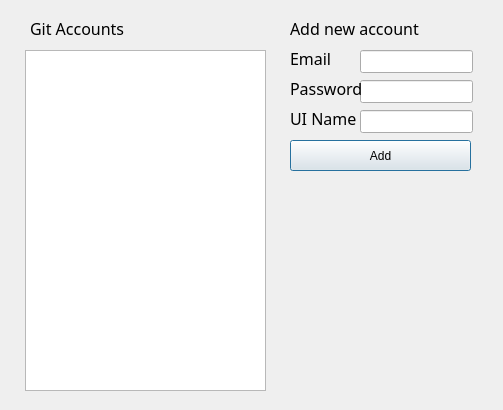
<?xml version="1.0" encoding="UTF-8"?>
<ui version="4.0">
 <class>Settings</class>
 <widget class="QDialog" name="Settings">
  <property name="geometry">
   <rect>
    <x>0</x>
    <y>0</y>
    <width>503</width>
    <height>410</height>
   </rect>
  </property>
  <property name="windowTitle">
   <string>Dialog</string>
  </property>
  <widget class="QPushButton" name="pushButton">
   <property name="geometry">
    <rect>
     <x>290</x>
     <y>140</y>
     <width>181</width>
     <height>31</height>
    </rect>
   </property>
   <property name="text">
    <string>Add</string>
   </property>
  </widget>
  <widget class="QListView" name="listView">
   <property name="geometry">
    <rect>
     <x>25</x>
     <y>50</y>
     <width>241</width>
     <height>341</height>
    </rect>
   </property>
   <property name="toolTip">
    <string>&lt;html&gt;&lt;head/&gt;&lt;body&gt;&lt;p&gt;Git Accounts&lt;/p&gt;&lt;/body&gt;&lt;/html&gt;</string>
   </property>
  </widget>
  <widget class="QLabel" name="label">
   <property name="geometry">
    <rect>
     <x>30</x>
     <y>20</y>
     <width>101</width>
     <height>16</height>
    </rect>
   </property>
   <property name="font">
    <font>
     <family>Ubuntu Mono</family>
     <pointsize>12</pointsize>
    </font>
   </property>
   <property name="text">
    <string>Git Accounts</string>
   </property>
  </widget>
  <widget class="QLineEdit" name="lineEdit">
   <property name="geometry">
    <rect>
     <x>360</x>
     <y>80</y>
     <width>113</width>
     <height>23</height>
    </rect>
   </property>
  </widget>
  <widget class="QLabel" name="label_2">
   <property name="geometry">
    <rect>
     <x>290</x>
     <y>20</y>
     <width>131</width>
     <height>16</height>
    </rect>
   </property>
   <property name="font">
    <font>
     <family>Ubuntu Mono</family>
     <pointsize>12</pointsize>
    </font>
   </property>
   <property name="text">
    <string>Add new account</string>
   </property>
  </widget>
  <widget class="QLabel" name="label_3">
   <property name="geometry">
    <rect>
     <x>290</x>
     <y>50</y>
     <width>61</width>
     <height>16</height>
    </rect>
   </property>
   <property name="font">
    <font>
     <family>Ubuntu Mono</family>
     <pointsize>12</pointsize>
    </font>
   </property>
   <property name="text">
    <string>Email</string>
   </property>
  </widget>
  <widget class="QLabel" name="label_4">
   <property name="geometry">
    <rect>
     <x>290</x>
     <y>80</y>
     <width>71</width>
     <height>16</height>
    </rect>
   </property>
   <property name="font">
    <font>
     <family>Ubuntu Mono</family>
     <pointsize>12</pointsize>
    </font>
   </property>
   <property name="text">
    <string>Password</string>
   </property>
  </widget>
  <widget class="QLineEdit" name="lineEdit_2">
   <property name="geometry">
    <rect>
     <x>360</x>
     <y>50</y>
     <width>113</width>
     <height>23</height>
    </rect>
   </property>
  </widget>
  <widget class="QLabel" name="label_5">
   <property name="geometry">
    <rect>
     <x>290</x>
     <y>110</y>
     <width>71</width>
     <height>16</height>
    </rect>
   </property>
   <property name="font">
    <font>
     <family>Ubuntu Mono</family>
     <pointsize>12</pointsize>
    </font>
   </property>
   <property name="text">
    <string>UI Name</string>
   </property>
  </widget>
  <widget class="QLineEdit" name="lineEdit_3">
   <property name="geometry">
    <rect>
     <x>360</x>
     <y>110</y>
     <width>113</width>
     <height>23</height>
    </rect>
   </property>
  </widget>
 </widget>
 <resources/>
 <connections/>
</ui>
